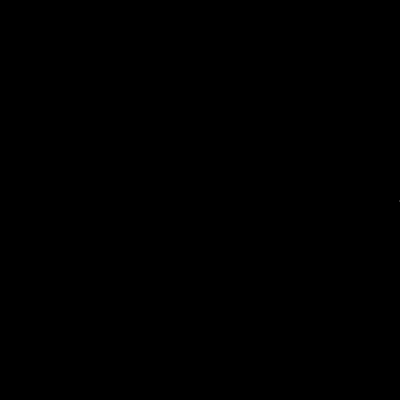
Frame 1 (no input)
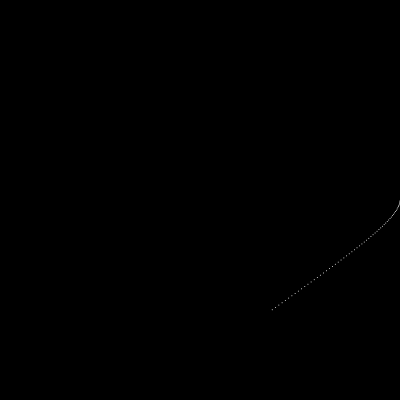
Frame 60 (the mouse pressed at the canvas centre just before this capture)
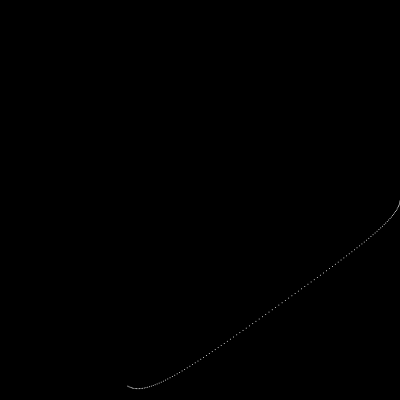
Frame 120 (the mouse held since frame 60 and released just before this capture)

The Processing sketch that drew these frames (run headless with seeded random() and noise(); from frame 60 on, the mouse is pressed at the canvas centre):

// Processing sketch: position_modulate
// ── position_modulate.pde
float x, y;
float xf = 0.01;
float xa = 1;
float yf = xf;
float ya = yf;

Wave xWave = new Wave(PI/2, xf, xa, 0);
Wave yWave = new Wave(0, xf, xa, 0);

// Waves to modulate the base x-y waves
// Modulating the x and y frequencies
// The bigger fa is, the more complex your pathway will be
float fa = .01;
Wave xfWave = new Wave(PI/2, xf, fa, fa);
Wave yfWave = new Wave(0, xf, fa, fa);

// Modulating the x and y amplitudes
// The bigger aa is, the bigger your pathway will be
float aa = 100;
Wave xaWave = new Wave(PI/2, xf, aa, aa);
Wave yaWave = new Wave(0, xf, aa, aa);


void setup() {
  size(400, 400); 
  background(0);
  noStroke();
}

void draw() {
  translate(width/2, height/2);
  
  xf = xfWave.wave();
  xa = xaWave.wave();
  yf = yfWave.wave();
  ya = yaWave.wave();
  
  // Call the modulate function instead
  x = xWave.mod(xf, xa);
  y = yWave.mod(yf, ya); 
  ellipse(x, y, 1, 1);
}


// ── Wave.pde
class Wave {
  float t, f, a, o;

  Wave(float _t, float _f, float _a, float _o) {
    t = _t;
    f = _f;
    a = _a;
    o = _o;
  }
  
  float mod(float _f, float _a) {
    f = _f;
    a = _a;
    return wave();    
  }

  float  wave  () {
    t+=f;
    return sin(t)*a + o;
  }
}
